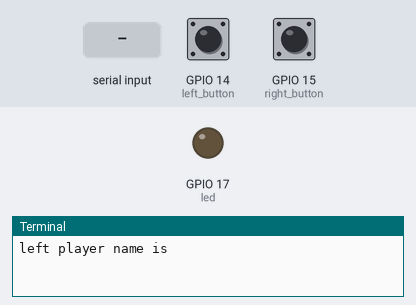
Bench run of a program on a simulated Raspberry Pi (BCM pin numbers). Parts: output pins drawn as LEDs (lit = HIGH), the last lines printed to the terminal. The inputs (shaded band) are chosen by the test bench; at power-on: GPIO 14 (left_button) HIGH, GPIO 15 (right_button) HIGH. Random numbers come from a fixed seed. At 11.8 s the program stops and its outputs stay as they are.

Above: at 1.2 s.
1.3 s: "y" typed at the terminal, then Enter
2.8 s: "1" typed at the terminal, then Enter
5.8 s: GPIO 14 (left_button) pulled LOW for 0.15 s
At 6.4 s:
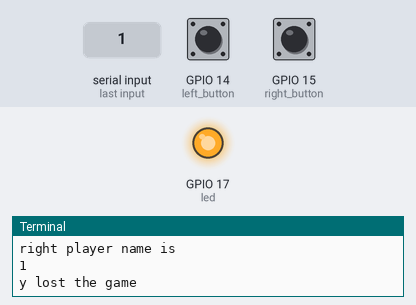
7.4 s: GPIO 15 (right_button) pulled LOW for 0.15 s
9.3 s: GPIO 14 (left_button) pulled LOW for 1 s
11.8 s: "0" typed at the terminal, then Enter
At 13.0 s:
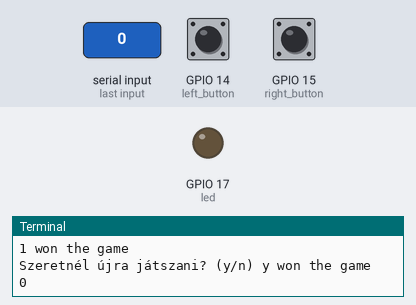
Timing chart, 0 to 13.3 s (numbered marks = the images above; inputs shaded):
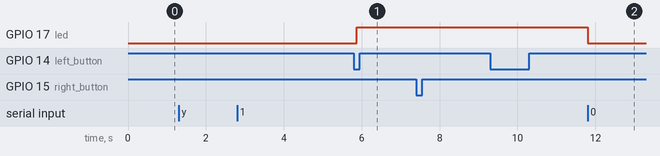

The program:

prog02_reflex_measurement_with_led_button.py
```python
from gpiozero import LED, Button
from time import sleep
from random import uniform
from sys import exit

led = LED(17)
right_button = Button(15)
left_button = Button(14)

answer = True
btn_pressed = False

left_name = input('left player name is ')
right_name = input('right player name is ')


def pressed(button):
	global btn_pressed
	if led.is_lit:
		if button.pin.number == 14:
			print(left_name + ' won the game')
		else:
			print(right_name + ' won the game')
	else:
		if button.pin.number == 14:
			print(left_name + ' lost the game')
		else:
			print(right_name + ' lost the game')
	btn_pressed = True

right_button.when_pressed = pressed
left_button.when_pressed = pressed

led.off()

while answer:
	if not led.is_lit:
		sleep(uniform(2, 10))
		led.on()
	if btn_pressed:
		sleep(2)
		txt = input('Szeretnél újra játszani? (y/n) ')
		if txt == 'y':
			answer = True
		else:
			answer = False
		led.off()
		btn_pressed = False


#Can you put the game into a loop (you’ll need to remove the exit()), so that the LED comes on again?
#Can you add scores for both players that accumulate over a number of rounds, and displays the players’ total scores?
#How about adding in a timer, to work out how long it took the players to press the button after the LED turned off?
```

Measured:
- after the input at 11.8 s, GPIO 17 (led): HIGH → LOW at once
